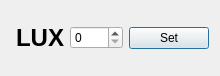
<?xml version="1.0" encoding="UTF-8"?>
<ui version="4.0">
 <class>Dialog</class>
 <widget class="QDialog" name="Dialog">
  <property name="geometry">
   <rect>
    <x>0</x>
    <y>0</y>
    <width>220</width>
    <height>76</height>
   </rect>
  </property>
  <property name="windowTitle">
   <string>Dialog</string>
  </property>
  <layout class="QGridLayout" name="gridLayout">
   <item row="0" column="0">
    <layout class="QVBoxLayout" name="verticalLayout">
     <item>
      <widget class="QLabel" name="luxLabel">
       <property name="text">
        <string>&lt;html&gt;&lt;head/&gt;&lt;body&gt;&lt;p&gt;&lt;span style=&quot; font-size:18pt; font-weight:600; color:#000000;&quot;&gt;LUX&lt;/span&gt;&lt;/p&gt;&lt;/body&gt;&lt;/html&gt;</string>
       </property>
       <property name="alignment">
        <set>Qt::AlignRight|Qt::AlignTrailing|Qt::AlignVCenter</set>
       </property>
      </widget>
     </item>
    </layout>
   </item>
   <item row="0" column="1">
    <layout class="QVBoxLayout" name="verticalLayout_2">
     <item>
      <widget class="QSpinBox" name="luxSpinBox">
       <property name="maximum">
        <number>450</number>
       </property>
      </widget>
     </item>
    </layout>
   </item>
   <item row="0" column="2">
    <layout class="QVBoxLayout" name="verticalLayout_3">
     <item>
      <widget class="QPushButton" name="setButton">
       <property name="text">
        <string>Set</string>
       </property>
      </widget>
     </item>
    </layout>
   </item>
  </layout>
 </widget>
 <layoutdefault spacing="6" margin="11"/>
 <resources/>
 <connections/>
</ui>
